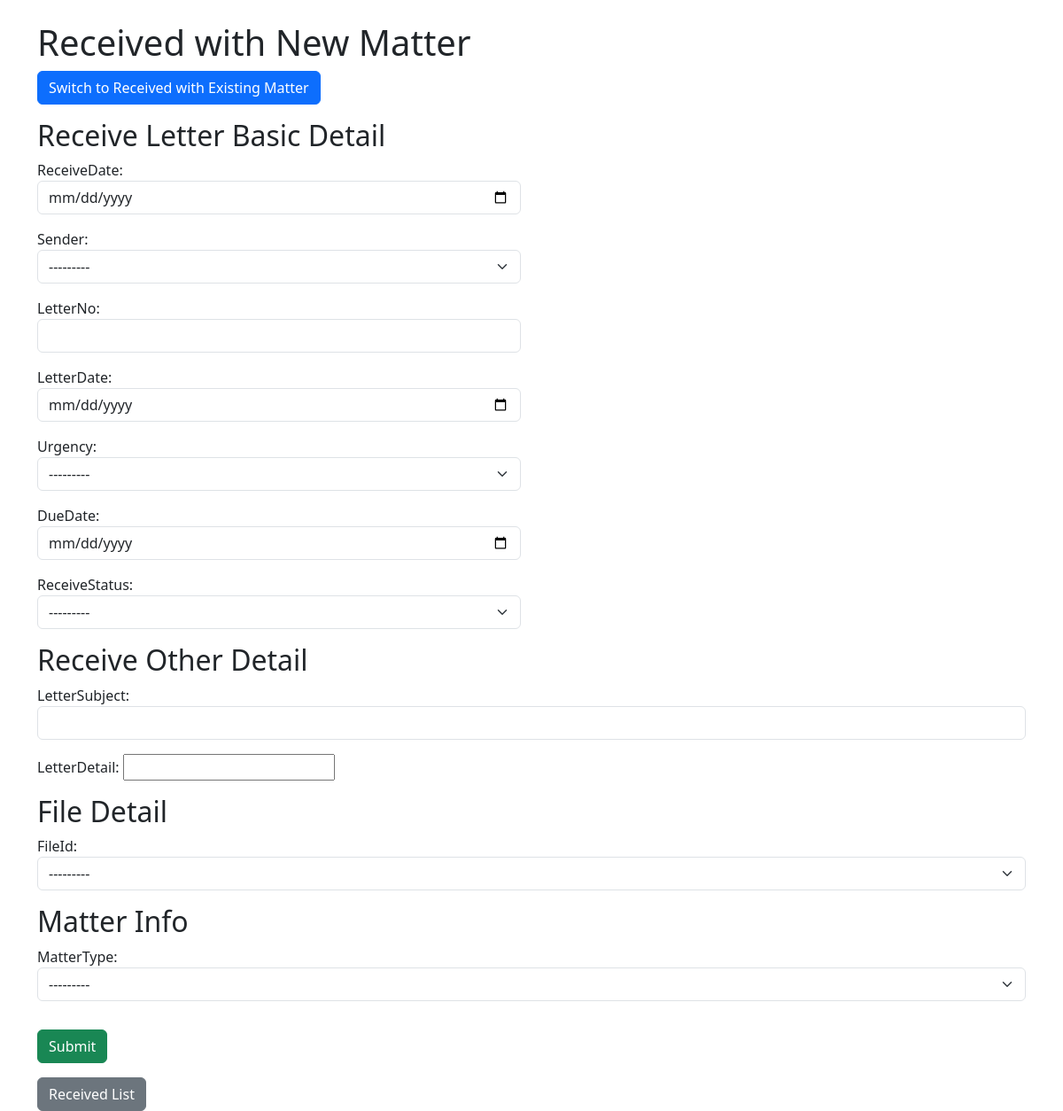
/fs/received_with_new_matter/, run on an earlier commit of the app's database.
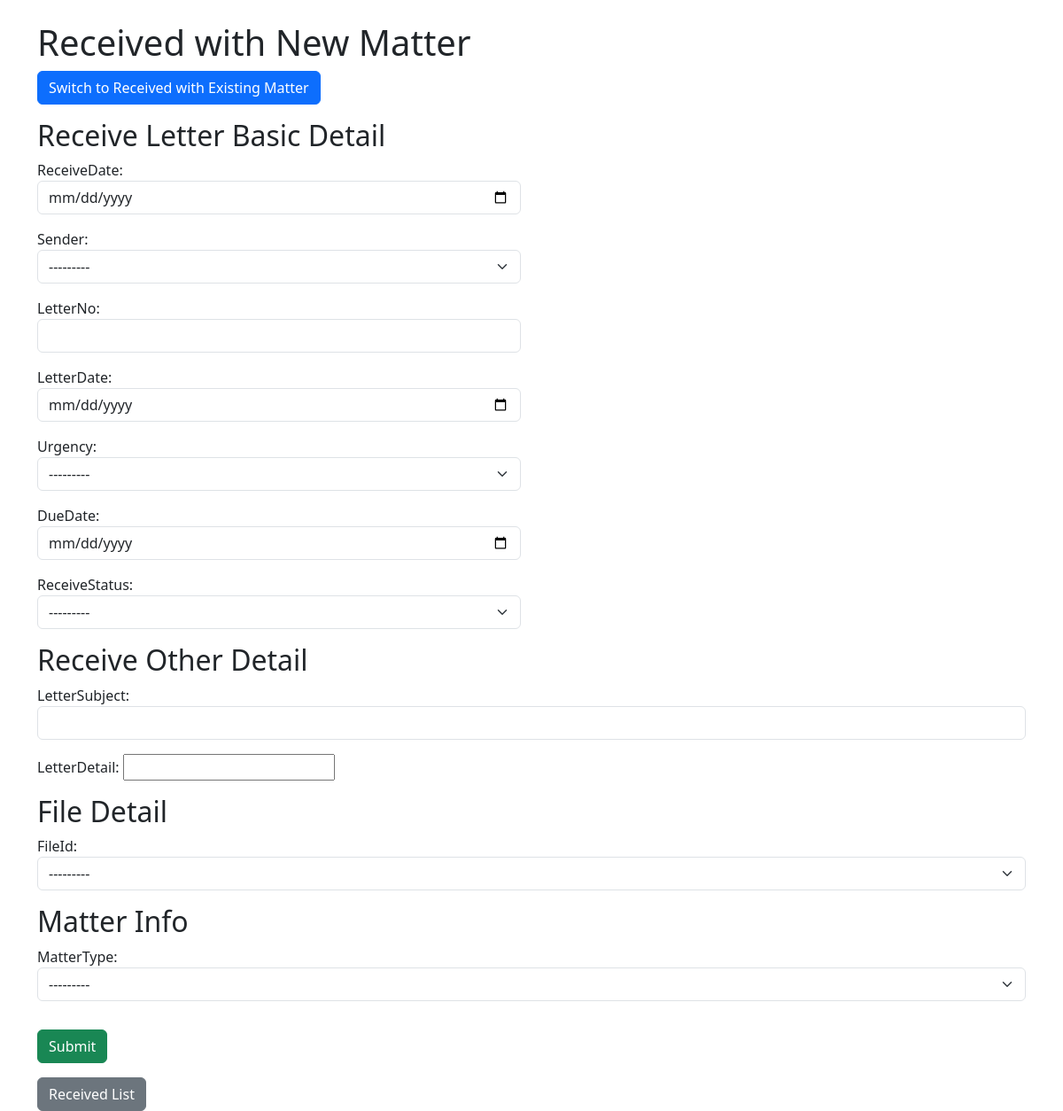
And on a later commit of the database.
### fs/models.py (models this page shows)
class MatterType(models.Model):
    MatterType = models.CharField(max_length=50)
    MatterDesc = models.TextField(null=True, blank= True)
    def __str__(self):
        return self.MatterType

### fs/views.py (the view, shortened to what this page needs)
# urls.py: path('received_with_new_matter/', ReceivedWithNewMatterView.as_view(), name='received_with_new_matter'),
class ReceivedWithNewMatterView(View):
    template_name = 'fs/received_with_new_matter.html'
    def get(self, request, *args, **kwargs):
        received_form = ReceivedForm()
        matter_form = MatterForm()
        return render(request, self.template_name, {'received_form': received_form, 'matter_form': matter_form})

### fs/forms.py
class ReceivedForm(forms.ModelForm):
    class Meta:
        model = Received
        fields = ['ReceiveDate', 'Sender', 'LetterNo', 'LetterDate', 'Urgency', 'DueDate', 'ReceiveStatus', 'LetterSubject', 'LetterDetail']
        widgets = {
            'ReceiveDate': forms.DateInput(attrs={'class': 'form-control', 'type': 'date', 'format': 'dd-mm-yyyy'}),
            'Sender': forms.Select(attrs={'class': 'form-select'}),
            'LetterNo': forms.TextInput(attrs={'class': 'form-control'}),
            'LetterDate': forms.DateInput(attrs={'class': 'form-control', 'type': 'date', 'format': 'dd-mm-yyyy'}),
            'Urgency': forms.Select(attrs={'class': 'form-select'}),
            'DueDate': forms.DateInput(attrs={'class': 'form-control', 'type': 'date', 'format': 'dd-mm-yyyy'}),
            'ReceiveStatus': forms.Select(attrs={'class': 'form-select'}),
            'LetterSubject': forms.TextInput(attrs={'class': 'form-control'}),
            'LetterDetail': CKEditorWidget(),  # Use CKEditorWidget for rich text editing
        }

### fs/models.py (called while the page is built)
    def __str__(self):
        return f"{self.FileSl} - {self.FileName}"

### templates/fs/received_with_new_matter.html (shortened to what this page needs)
{% extends 'fs/base.html' %}
{% block content %}
    <h1>Received with New Matter</h1>
    <a href="{% url 'fs:received_with_existing_matter' %}" class="btn btn-primary">Switch to Received with Existing Matter</a>
    <form method="post" action="{% url 'fs:received_with_new_matter' %}" class="mt-3">
        <div class="row">
            <div class="col-md-6">
                <h2>Receive Letter Basic Detail</h2>
                <div class="mb-3">
                    {{ received_form.ReceiveDate.label_tag }}
                    {{ received_form.ReceiveDate }}
                </div>
                <div class="mb-3">
                    {{ received_form.Sender.label_tag }}
                    {{ received_form.Sender }}
                </div>
                <div class="mb-3">
                    {{ received_form.LetterNo.label_tag }}
                    {{ received_form.LetterNo }}
                </div>
                <div class="mb-3">
                    {{ received_form.LetterDate.label_tag }}
                    {{ received_form.LetterDate }}
                </div>
                <div class="mb-3">
                    {{ received_form.Urgency.label_tag }}
                    {{ received_form.Urgency }}
                </div>
                <div class="mb-3">
                    {{ received_form.DueDate.label_tag }}
                    {{ received_form.DueDate }}
                </div>
                <div class="mb-3">
                    {{ received_form.ReceiveStatus.label_tag }}
                    {{ received_form.ReceiveStatus }}
                </div>
            </div>
            <div class="col-md-6"></div>
        </div>
        <div class="mb-3">
            <h2>Receive Other Detail</h2>
            {{ received_form.LetterSubject.label_tag }}
            {{ received_form.LetterSubject }}
        </div>
        <div class="mb-3">
            {{ received_form.LetterDetail.label_tag }}
            {{ received_form.LetterDetail }}
        </div>
        <div class="mb-3">
            <h2>File Detail</h2>
            {{ matter_form.FileId.label_tag }}
            {{ matter_form.FileId }}
        </div>
        <div class="mb-3">
            <h2>Matter Info</h2>
            {{ matter_form.MatterType.label_tag }}
            {{ matter_form.MatterType }}
        </div>
        <button type="submit" class="btn btn-success mt-3">Submit</button>
    </form>
    <a href="{% url 'fs:received_list' %}" class="btn btn-secondary mt-3">Received List</a>
{% endblock %}

What changed in the data, as far as the page shows it:
added MatterType: MatterType "---------"
Also different on the page:
form field MatterType: "---------" → (not shown)
